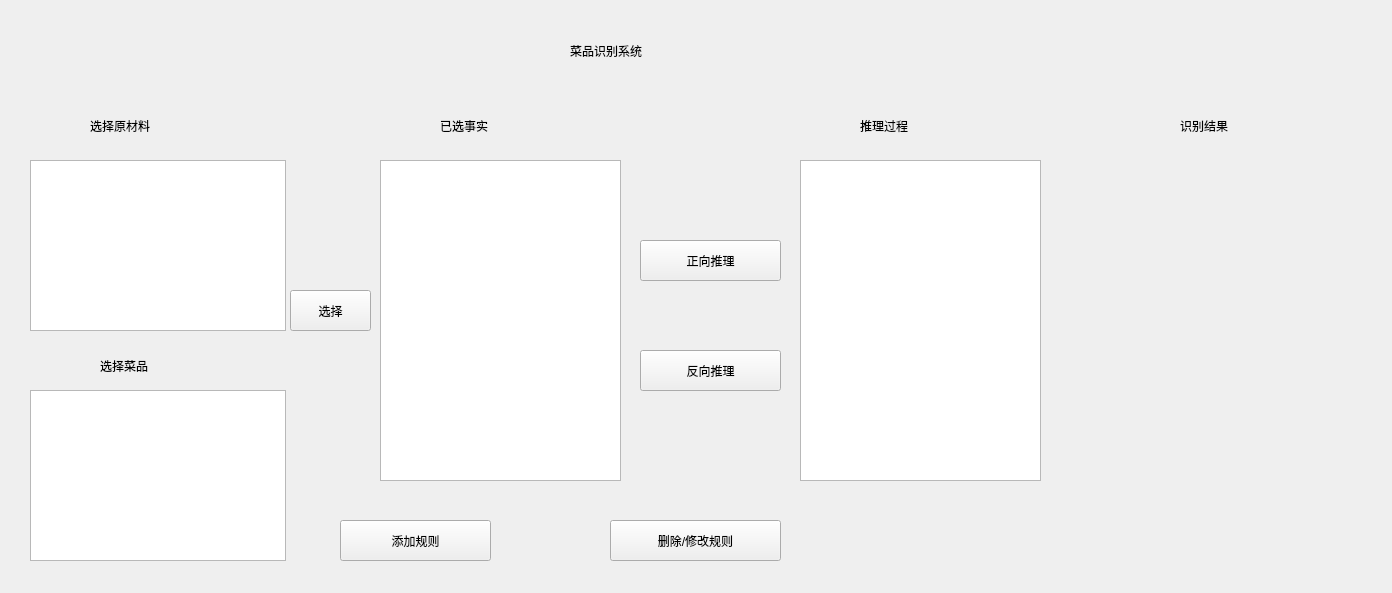
<?xml version="1.0" encoding="UTF-8"?>
<ui version="4.0">
 <class>Form</class>
 <widget class="QWidget" name="Form">
  <property name="geometry">
   <rect>
    <x>0</x>
    <y>0</y>
    <width>1392</width>
    <height>593</height>
   </rect>
  </property>
  <property name="windowTitle">
   <string>Form</string>
  </property>
  <widget class="QTextEdit" name="fact">
   <property name="geometry">
    <rect>
     <x>380</x>
     <y>160</y>
     <width>241</width>
     <height>321</height>
    </rect>
   </property>
   <property name="styleSheet">
    <string notr="true">font: 12pt &quot;方正颜宋简体&quot;;</string>
   </property>
  </widget>
  <widget class="QLabel" name="label">
   <property name="geometry">
    <rect>
     <x>570</x>
     <y>10</y>
     <width>371</width>
     <height>81</height>
    </rect>
   </property>
   <property name="styleSheet">
    <string notr="true">font: 36pt &quot;字酷堂清楷体&quot;;</string>
   </property>
   <property name="text">
    <string>菜品识别系统</string>
   </property>
  </widget>
  <widget class="QLabel" name="label_2">
   <property name="geometry">
    <rect>
     <x>440</x>
     <y>110</y>
     <width>121</width>
     <height>31</height>
    </rect>
   </property>
   <property name="styleSheet">
    <string notr="true">font: 16pt &quot;方正颜宋简体&quot;;</string>
   </property>
   <property name="text">
    <string>已选事实</string>
   </property>
  </widget>
  <widget class="QLabel" name="label_3">
   <property name="geometry">
    <rect>
     <x>860</x>
     <y>110</y>
     <width>121</width>
     <height>31</height>
    </rect>
   </property>
   <property name="styleSheet">
    <string notr="true">font: 16pt &quot;方正颜宋简体&quot;;</string>
   </property>
   <property name="text">
    <string>推理过程</string>
   </property>
  </widget>
  <widget class="QTextEdit" name="procedure">
   <property name="geometry">
    <rect>
     <x>800</x>
     <y>160</y>
     <width>241</width>
     <height>321</height>
    </rect>
   </property>
   <property name="styleSheet">
    <string notr="true">font: 12pt &quot;方正颜宋简体&quot;;</string>
   </property>
  </widget>
  <widget class="QLabel" name="label_4">
   <property name="geometry">
    <rect>
     <x>1180</x>
     <y>110</y>
     <width>121</width>
     <height>31</height>
    </rect>
   </property>
   <property name="styleSheet">
    <string notr="true">font: 16pt &quot;方正颜宋简体&quot;;</string>
   </property>
   <property name="text">
    <string>识别结果</string>
   </property>
  </widget>
  <widget class="QPushButton" name="startBtn">
   <property name="geometry">
    <rect>
     <x>640</x>
     <y>240</y>
     <width>141</width>
     <height>41</height>
    </rect>
   </property>
   <property name="styleSheet">
    <string notr="true">font: 16pt &quot;方正颜宋简体&quot;;</string>
   </property>
   <property name="text">
    <string>正向推理</string>
   </property>
  </widget>
  <widget class="QLabel" name="result">
   <property name="geometry">
    <rect>
     <x>1090</x>
     <y>260</y>
     <width>251</width>
     <height>81</height>
    </rect>
   </property>
   <property name="styleSheet">
    <string notr="true">font: 16pt &quot;方正颜宋简体&quot;;</string>
   </property>
   <property name="text">
    <string/>
   </property>
  </widget>
  <widget class="QPushButton" name="pushButton">
   <property name="geometry">
    <rect>
     <x>340</x>
     <y>520</y>
     <width>151</width>
     <height>41</height>
    </rect>
   </property>
   <property name="styleSheet">
    <string notr="true">font: 14pt &quot;方正颜宋简体&quot;;</string>
   </property>
   <property name="text">
    <string>添加规则</string>
   </property>
  </widget>
  <widget class="QLabel" name="label_6">
   <property name="geometry">
    <rect>
     <x>90</x>
     <y>110</y>
     <width>181</width>
     <height>31</height>
    </rect>
   </property>
   <property name="styleSheet">
    <string notr="true">font: 16pt &quot;方正颜宋简体&quot;;</string>
   </property>
   <property name="text">
    <string>选择原材料</string>
   </property>
  </widget>
  <widget class="QListView" name="listView">
   <property name="geometry">
    <rect>
     <x>30</x>
     <y>160</y>
     <width>256</width>
     <height>171</height>
    </rect>
   </property>
   <property name="styleSheet">
    <string notr="true">font: 10pt &quot;方正颜宋简体&quot;;</string>
   </property>
  </widget>
  <widget class="QPushButton" name="startBtn_2">
   <property name="geometry">
    <rect>
     <x>290</x>
     <y>290</y>
     <width>81</width>
     <height>41</height>
    </rect>
   </property>
   <property name="styleSheet">
    <string notr="true">font: 16pt &quot;方正颜宋简体&quot;;</string>
   </property>
   <property name="text">
    <string>选择</string>
   </property>
  </widget>
  <widget class="QPushButton" name="update">
   <property name="geometry">
    <rect>
     <x>610</x>
     <y>520</y>
     <width>171</width>
     <height>41</height>
    </rect>
   </property>
   <property name="styleSheet">
    <string notr="true">font: 14pt &quot;方正颜宋简体&quot;;</string>
   </property>
   <property name="text">
    <string>删除/修改规则</string>
   </property>
  </widget>
  <widget class="QPushButton" name="startBtn_3">
   <property name="geometry">
    <rect>
     <x>640</x>
     <y>350</y>
     <width>141</width>
     <height>41</height>
    </rect>
   </property>
   <property name="styleSheet">
    <string notr="true">font: 16pt &quot;方正颜宋简体&quot;;</string>
   </property>
   <property name="text">
    <string>反向推理</string>
   </property>
  </widget>
  <widget class="QLabel" name="label_7">
   <property name="geometry">
    <rect>
     <x>100</x>
     <y>350</y>
     <width>181</width>
     <height>31</height>
    </rect>
   </property>
   <property name="styleSheet">
    <string notr="true">font: 16pt &quot;方正颜宋简体&quot;;</string>
   </property>
   <property name="text">
    <string>选择菜品</string>
   </property>
  </widget>
  <widget class="QListView" name="listView_2">
   <property name="geometry">
    <rect>
     <x>30</x>
     <y>390</y>
     <width>256</width>
     <height>171</height>
    </rect>
   </property>
   <property name="styleSheet">
    <string notr="true">font: 10pt &quot;方正颜宋简体&quot;;</string>
   </property>
  </widget>
 </widget>
 <resources/>
 <connections>
  <connection>
   <sender>startBtn</sender>
   <signal>clicked()</signal>
   <receiver>Form</receiver>
   <slot>start()</slot>
   <hints>
    <hint type="sourcelabel">
     <x>371</x>
     <y>308</y>
    </hint>
    <hint type="destinationlabel">
     <x>372</x>
     <y>387</y>
    </hint>
   </hints>
  </connection>
  <connection>
   <sender>pushButton</sender>
   <signal>clicked()</signal>
   <receiver>Form</receiver>
   <slot>add()</slot>
   <hints>
    <hint type="sourcelabel">
     <x>234</x>
     <y>533</y>
    </hint>
    <hint type="destinationlabel">
     <x>282</x>
     <y>549</y>
    </hint>
   </hints>
  </connection>
 </connections>
 <slots>
  <slot>start()</slot>
  <slot>add()</slot>
  <slot>select()</slot>
 </slots>
</ui>
